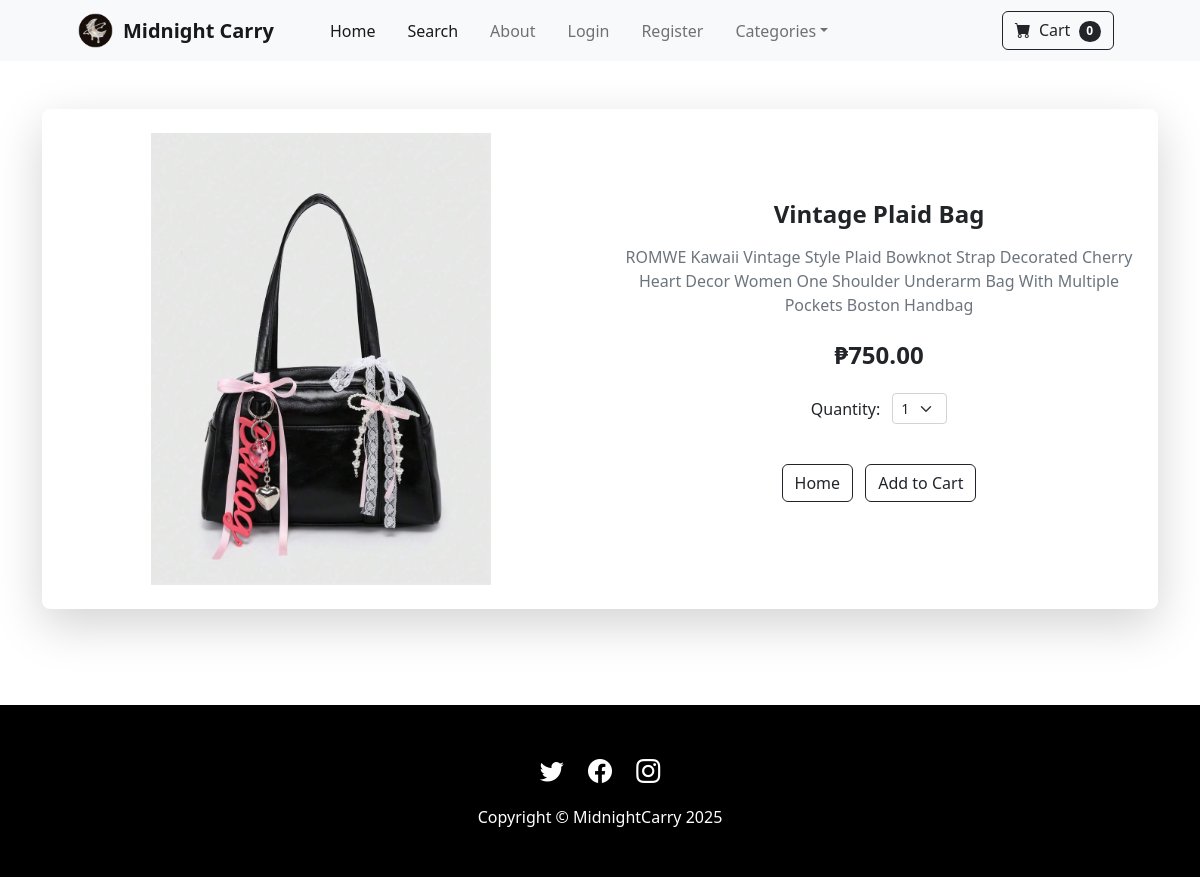
Page /product/13 on the committed database.
### store/models.py (models this page shows, shortened)
class Product(models.Model):
	name = models.CharField(max_length=100)
	price = models.DecimalField(default=0, decimal_places=2, max_digits=6)
	category = models.ForeignKey(Category, on_delete=models.CASCADE, default=1)
	description = models.CharField(max_length=250, default='', blank=True, null=True)
	image = models.ImageField(upload_to='uploads/product/')
	is_sale = models.BooleanField(default=False)
	sale_price = models.DecimalField(default=0, decimal_places=2, max_digits=6)

### store/views.py (the view)
# urls.py: path('product/<int:pk>', views.product, name='product'),
def product(request,pk):
	product = Product.objects.get(id=pk)
	return render(request, 'product.html', {'product':product})

### cart/cart.py (called while the page is built)
	def __len__(self):
		return len(self.cart)

### cart/context_processors.py (called while the page is built)
def cart(request):
	return {'cart': Cart(request)}

### store/templates/product.html (shortened to what this page needs)
{% extends 'base.html' %}
{% block content %}
<div class="container py-5">
    <div class="card mb-5 shadow-lg border-0 rounded-3">
        <div class="row g-0">
            <div class="col-md-6">
                <img src="{{ product.image.url }}" class="img-fluid rounded-start w-100 p-4" alt="..." style="object-fit: contain; max-height: 500px;">
            </div>
            <div class="col-md-6 d-flex flex-column justify-content-center p-4">
                <div class="text-center">
                    <h4 class="card-title fw-bold mb-3">{{ product.name }}</h4>
                    <p class="card-text text-muted mb-4">{{ product.description }}</p>
                    <div class="mb-4">
                        {% if product.is_sale %}
                            <div class="d-flex justify-content-center align-items-center mb-2">
                                <span class="mx-2 fs-6 text-warning fw-semibold">Sale!</span>
                                <i class="bi-star-fill text-warning"></i><i class="bi-star-fill text-warning"></i>
                            </div>
                            <div class="text-center">
                                <strike class="text-muted">₱{{ product.price }}</strike>
                                <span class="h4 text-danger fw-bold mx-2">₱{{ product.sale_price }}</span>
                            </div>
                        {% else %}
                            <h4 class="text-dark fw-bold">₱{{ product.price }}</h4>
                        {% endif %}
                    </div>
                    <div class="mb-4">
                        <div class="row justify-content-center align-items-center">
                            <div class="col-auto pe-0">Quantity:</div>
                            <div class="col-auto">
                                <select class="form-select form-select-sm " id="qty-cart">
                                    <option value="1">1</option>
                                </select>
                            </div>
                        </div>
                    </div>
                    <div class="card-footer p-3 border-top-0 bg-transparent mt-auto">
                        <div class="text-center">
                            <a href="{% url 'home' %}" class="btn btn-outline-dark me-2" style="transition: color 0.3s ease, border-color 0.3s ease, background-color 0.3s ease;" onmouseover="this.style.color='#000000'; this.style.borderColor='#ffd6e4'; this.style.backgroundColor='#ffd6e4';" onmouseout="this.style.color=''; this.style.borderColor=''; this.style.backgroundColor='';">Home</a>
                            <button type="button" value="{{ product.id }}" class="btn btn-outline-dark" id="add-cart" style="transition: color 0.3s ease, border-color 0.3s ease, background-color 0.3s ease;" onmouseover="this.style.color='#000000'; this.style.borderColor='#ffd6e4'; this.style.backgroundColor='#ffd6e4';" onmouseout="this.style.color=''; this.style.borderColor=''; this.style.backgroundColor='';">Add to Cart</button>
                        </div>
                    </div>
                </div>
            </div>
        </div>
    </div>
</div>
{% endblock %}

### rows in the picture
Product: image (picture), name "Vintage Plaid Bag", description "ROMWE Kawaii Vintage Style Plaid Bowknot Strap Decorated Cherry Heart Decor Women One Shoulder Underarm Bag With Multiple Pockets Boston Handbag", price "750.00"

### other values in the picture
{{ cart|length }} "0"
